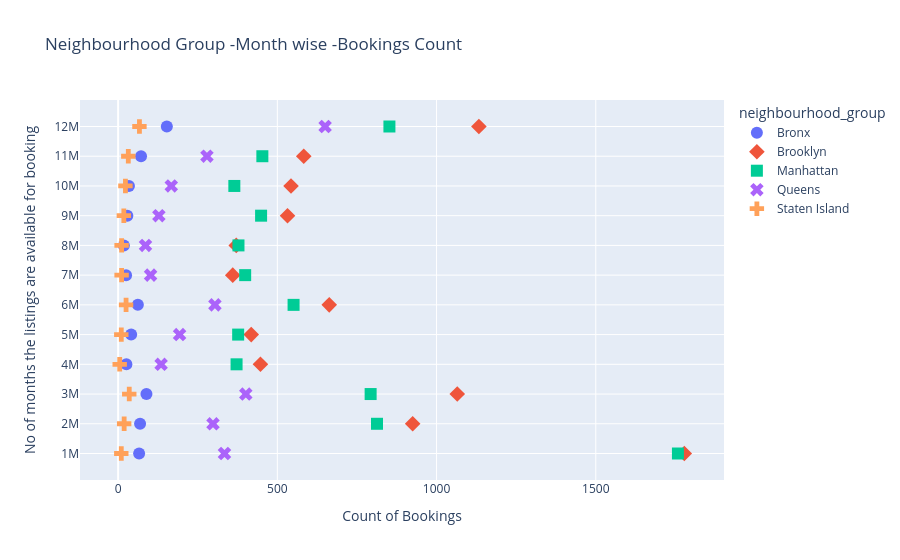
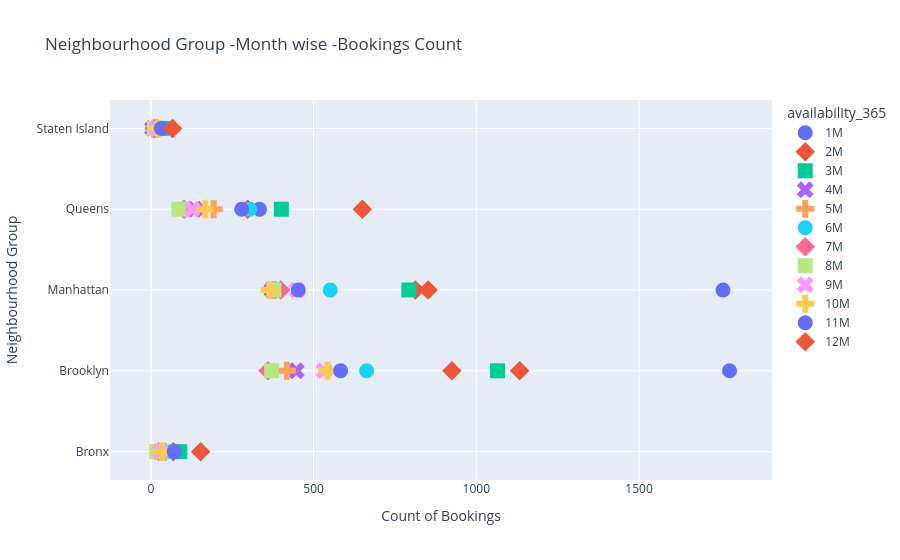

These figures' notebook cell, in order:
### Code cell
fig = px.scatter(availability, y='availability_365', x='id', 
                 color= 'neighbourhood_group',symbol = 'neighbourhood_group',
                 title= 'Neighbourhood Group -Month wise -Bookings Count',
                 labels={"id: No of Bookings"} )
fig.update_traces(marker_size=12)
fig.update_layout(xaxis_title="Count of Bookings",
                  yaxis_title="No of months the listings are available for booking")
fig.show()



fig = px.scatter(availability, y='neighbourhood_group', x='id', 
                 symbol= 'availability_365',color = 'availability_365',
                title= 'Neighbourhood Group -Month wise -Bookings Count')
fig.update_traces(marker_size=15)
fig.update_layout(xaxis_title="Count of Bookings",
                  yaxis_title="Neighbourhood Group")
fig.show()

### Figure 1 — Plotly figure (JSON) as saved in the notebook; plotly's stock layout.template omitted (floating-point values rounded to 4 significant figures)
{"data": [{"hovertemplate": "neighbourhood_group=Bronx<br>id=%{x}<br>availability_365=%{y}<extra></extra>", "legendgroup": "Bronx", "marker": {"color": "#636efa", "size": 12, "symbol": "circle"}, "mode": "markers", "name": "Bronx", "orientation": "h", "showlegend": true, "type": "scatter", "x": [66, 69, 89, 26, 41, 62, 25, 18, 29, 34, 72, 153], "xaxis": "x", "y": ["1M", "2M", "3M", "4M", "5M", "6M", "7M", "8M", "9M", "10M", "11M", "12M"], "yaxis": "y"}, {"hovertemplate": "neighbourhood_group=Brooklyn<br>id=%{x}<br>availability_365=%{y}<extra></extra>", "legendgroup": "Brooklyn", "marker": {"color": "#EF553B", "size": 12, "symbol": "diamond"}, "mode": "markers", "name": "Brooklyn", "orientation": "h", "showlegend": true, "type": "scatter", "x": [1778, 925, 1065, 447, 418, 663, 360, 371, 532, 543, 583, 1133], "xaxis": "x", "y": ["1M", "2M", "3M", "4M", "5M", "6M", "7M", "8M", "9M", "10M", "11M", "12M"], "yaxis": "y"}, {"hovertemplate": "neighbourhood_group=Manhattan<br>id=%{x}<br>availability_365=%{y}<extra></extra>", "legendgroup": "Manhattan", "marker": {"color": "#00cc96", "size": 12, "symbol": "square"}, "mode": "markers", "name": "Manhattan", "orientation": "h", "showlegend": true, "type": "scatter", "x": [1758, 813, 793, 372, 377, 551, 399, 378, 449, 365, 453, 852], "xaxis": "x", "y": ["1M", "2M", "3M", "4M", "5M", "6M", "7M", "8M", "9M", "10M", "11M", "12M"], "yaxis": "y"}, {"hovertemplate": "neighbourhood_group=Queens<br>id=%{x}<br>availability_365=%{y}<extra></extra>", "legendgroup": "Queens", "marker": {"color": "#ab63fa", "size": 12, "symbol": "x"}, "mode": "markers", "name": "Queens", "orientation": "h", "showlegend": true, "type": "scatter", "x": [334, 298, 401, 135, 193, 304, 102, 86, 128, 167, 279, 650], "xaxis": "x", "y": ["1M", "2M", "3M", "4M", "5M", "6M", "7M", "8M", "9M", "10M", "11M", "12M"], "yaxis": "y"}, {"hovertemplate": "neighbourhood_group=Staten Island<br>id=%{x}<br>availability_365=%{y}<extra></extra>", "legendgroup": "Staten Island", "marker": {"color": "#FFA15A", "size": 12, "symbol": "cross"}, "mode": "markers", "name": "Staten Island", "orientation": "h", "showlegend": true, "type": "scatter", "x": [10, 19, 35, 5, 10, 25, 11, 11, 18, 23, 32, 67], "xaxis": "x", "y": ["1M", "2M", "3M", "4M", "5M", "6M", "7M", "8M", "9M", "10M", "11M", "12M"], "yaxis": "y"}], "layout": {"legend": {"title": {"text": "neighbourhood_group"}, "tracegroupgap": 0}, "title": {"text": "Neighbourhood Group -Month wise -Bookings Count"}, "xaxis": {"anchor": "y", "domain": [0, 1], "title": {"text": "Count of Bookings"}}, "yaxis": {"anchor": "x", "domain": [0, 1], "title": {"text": "No of months the listings are available for booking"}}}}

### Figure 2 — Plotly figure (JSON) as saved in the notebook; plotly's stock layout.template omitted (floating-point values rounded to 4 significant figures)
{"data": [{"hovertemplate": "availability_365=1M<br>id=%{x}<br>neighbourhood_group=%{y}<extra></extra>", "legendgroup": "1M", "marker": {"color": "#636efa", "size": 15, "symbol": "circle"}, "mode": "markers", "name": "1M", "orientation": "h", "showlegend": true, "type": "scatter", "x": [66, 1778, 1758, 334, 10], "xaxis": "x", "y": ["Bronx", "Brooklyn", "Manhattan", "Queens", "Staten Island"], "yaxis": "y"}, {"hovertemplate": "availability_365=2M<br>id=%{x}<br>neighbourhood_group=%{y}<extra></extra>", "legendgroup": "2M", "marker": {"color": "#EF553B", "size": 15, "symbol": "diamond"}, "mode": "markers", "name": "2M", "orientation": "h", "showlegend": true, "type": "scatter", "x": [69, 925, 813, 298, 19], "xaxis": "x", "y": ["Bronx", "Brooklyn", "Manhattan", "Queens", "Staten Island"], "yaxis": "y"}, {"hovertemplate": "availability_365=3M<br>id=%{x}<br>neighbourhood_group=%{y}<extra></extra>", "legendgroup": "3M", "marker": {"color": "#00cc96", "size": 15, "symbol": "square"}, "mode": "markers", "name": "3M", "orientation": "h", "showlegend": true, "type": "scatter", "x": [89, 1065, 793, 401, 35], "xaxis": "x", "y": ["Bronx", "Brooklyn", "Manhattan", "Queens", "Staten Island"], "yaxis": "y"}, {"hovertemplate": "availability_365=4M<br>id=%{x}<br>neighbourhood_group=%{y}<extra></extra>", "legendgroup": "4M", "marker": {"color": "#ab63fa", "size": 15, "symbol": "x"}, "mode": "markers", "name": "4M", "orientation": "h", "showlegend": true, "type": "scatter", "x": [26, 447, 372, 135, 5], "xaxis": "x", "y": ["Bronx", "Brooklyn", "Manhattan", "Queens", "Staten Island"], "yaxis": "y"}, {"hovertemplate": "availability_365=5M<br>id=%{x}<br>neighbourhood_group=%{y}<extra></extra>", "legendgroup": "5M", "marker": {"color": "#FFA15A", "size": 15, "symbol": "cross"}, "mode": "markers", "name": "5M", "orientation": "h", "showlegend": true, "type": "scatter", "x": [41, 418, 377, 193, 10], "xaxis": "x", "y": ["Bronx", "Brooklyn", "Manhattan", "Queens", "Staten Island"], "yaxis": "y"}, {"hovertemplate": "availability_365=6M<br>id=%{x}<br>neighbourhood_group=%{y}<extra></extra>", "legendgroup": "6M", "marker": {"color": "#19d3f3", "size": 15, "symbol": "circle"}, "mode": "markers", "name": "6M", "orientation": "h", "showlegend": true, "type": "scatter", "x": [62, 663, 551, 304, 25], "xaxis": "x", "y": ["Bronx", "Brooklyn", "Manhattan", "Queens", "Staten Island"], "yaxis": "y"}, {"hovertemplate": "availability_365=7M<br>id=%{x}<br>neighbourhood_group=%{y}<extra></extra>", "legendgroup": "7M", "marker": {"color": "#FF6692", "size": 15, "symbol": "diamond"}, "mode": "markers", "name": "7M", "orientation": "h", "showlegend": true, "type": "scatter", "x": [25, 360, 399, 102, 11], "xaxis": "x", "y": ["Bronx", "Brooklyn", "Manhattan", "Queens", "Staten Island"], "yaxis": "y"}, {"hovertemplate": "availability_365=8M<br>id=%{x}<br>neighbourhood_group=%{y}<extra></extra>", "legendgroup": "8M", "marker": {"color": "#B6E880", "size": 15, "symbol": "square"}, "mode": "markers", "name": "8M", "orientation": "h", "showlegend": true, "type": "scatter", "x": [18, 371, 378, 86, 11], "xaxis": "x", "y": ["Bronx", "Brooklyn", "Manhattan", "Queens", "Staten Island"], "yaxis": "y"}, {"hovertemplate": "availability_365=9M<br>id=%{x}<br>neighbourhood_group=%{y}<extra></extra>", "legendgroup": "9M", "marker": {"color": "#FF97FF", "size": 15, "symbol": "x"}, "mode": "markers", "name": "9M", "orientation": "h", "showlegend": true, "type": "scatter", "x": [29, 532, 449, 128, 18], "xaxis": "x", "y": ["Bronx", "Brooklyn", "Manhattan", "Queens", "Staten Island"], "yaxis": "y"}, {"hovertemplate": "availability_365=10M<br>id=%{x}<br>neighbourhood_group=%{y}<extra></extra>", "legendgroup": "10M", "marker": {"color": "#FECB52", "size": 15, "symbol": "cross"}, "mode": "markers", "name": "10M", "orientation": "h", "showlegend": true, "type": "scatter", "x": [34, 543, 365, 167, 23], "xaxis": "x", "y": ["Bronx", "Brooklyn", "Manhattan", "Queens", "Staten Island"], "yaxis": "y"}, {"hovertemplate": "availability_365=11M<br>id=%{x}<br>neighbourhood_group=%{y}<extra></extra>", "legendgroup": "11M", "marker": {"color": "#636efa", "size": 15, "symbol": "circle"}, "mode": "markers", "name": "11M", "orientation": "h", "showlegend": true, "type": "scatter", "x": [72, 583, 453, 279, 32], "xaxis": "x", "y": ["Bronx", "Brooklyn", "Manhattan", "Queens", "Staten Island"], "yaxis": "y"}, {"hovertemplate": "availability_365=12M<br>id=%{x}<br>neighbourhood_group=%{y}<extra></extra>", "legendgroup": "12M", "marker": {"color": "#EF553B", "size": 15, "symbol": "diamond"}, "mode": "markers", "name": "12M", "orientation": "h", "showlegend": true, "type": "scatter", "x": [153, 1133, 852, 650, 67], "xaxis": "x", "y": ["Bronx", "Brooklyn", "Manhattan", "Queens", "Staten Island"], "yaxis": "y"}], "layout": {"legend": {"title": {"text": "availability_365"}, "tracegroupgap": 0}, "title": {"text": "Neighbourhood Group -Month wise -Bookings Count"}, "xaxis": {"anchor": "y", "domain": [0, 1], "title": {"text": "Count of Bookings"}}, "yaxis": {"anchor": "x", "domain": [0, 1], "title": {"text": "Neighbourhood Group"}}}}
